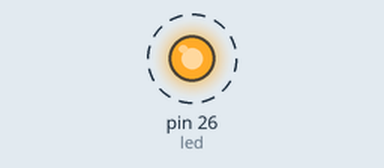
Bench run of a program on a simulated MicroPython board. Parts: output pins drawn as LEDs (lit = HIGH). Dashed ring = blinking.

Above: at 0.2 s.
Timing chart, 0 to 3.0 s (numbered marks = the images above):
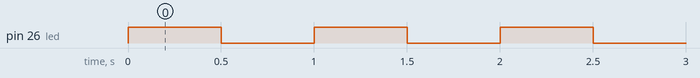

The program:

blink_led.py
```python
from time import sleep
from machine import Pin
led=Pin(26,Pin.OUT)        #create LED object from pin13,Set Pin13 to output

while True:
  led.toggle()            #Set led turn on
  sleep(0.5)
  #print("blink")
```

Measured:
- by itself, pin 26 (led): alternates HIGH for 0.50 s and LOW for 0.50 s
